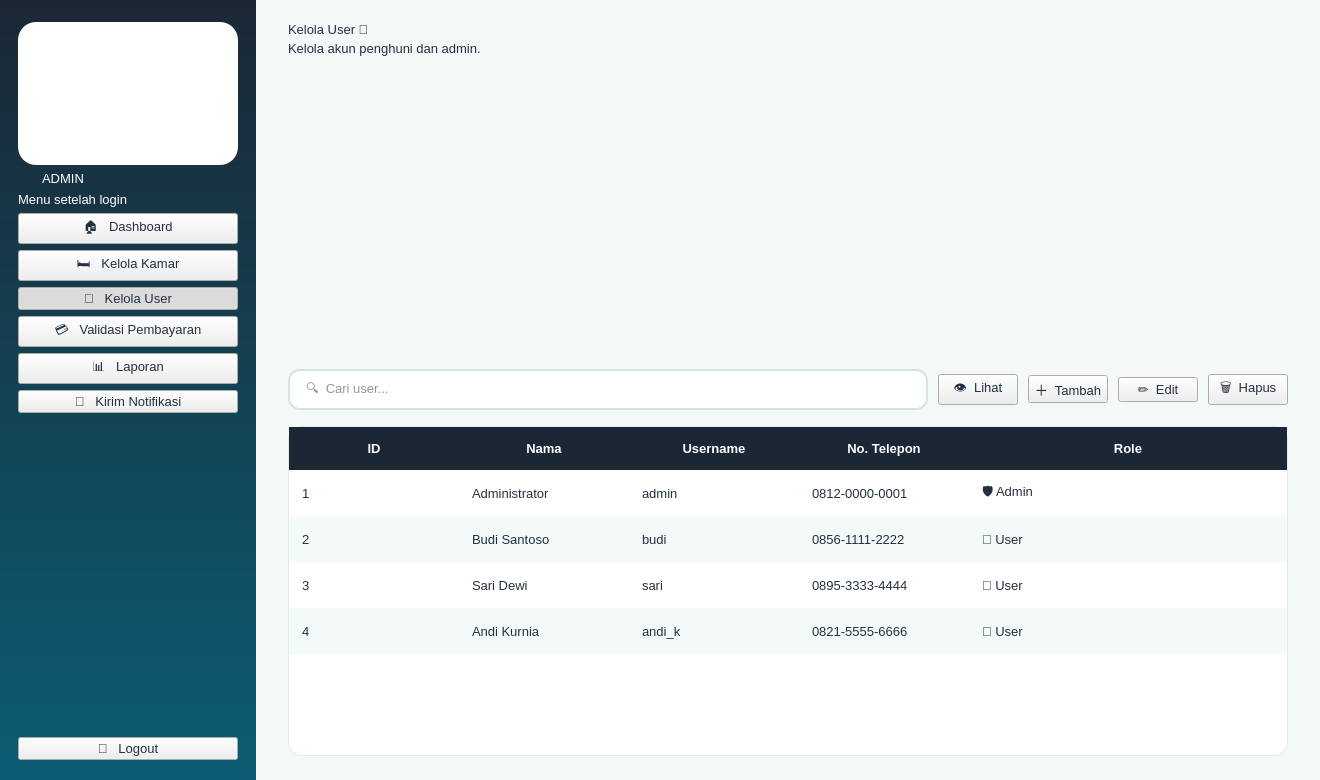
<?xml version="1.0" encoding="UTF-8"?>
<ui version="4.0">
 <class>Win_admin_user</class>
 <widget class="QMainWindow" name="Win_admin_user"><property name="geometry"><rect><x>0</x><y>0</y><width>1320</width><height>780</height></rect></property><property name="minimumSize"><size><width>1180</width><height>700</height></size></property><property name="windowTitle"><string>KOSTAY - Kelola User</string></property><property name="styleSheet"><string notr="true">
* { font-family: 'Segoe UI', 'Inter', sans-serif; font-size: 10pt; color: #243040; }
QMainWindow, QWidget#centralwidget { background: #F4F8F7; }
QLabel { background: transparent; }
QCheckBox { background: transparent; spacing: 8px; }
QScrollArea { background: transparent; border: none; }

QFrame#loginShell { background: #FFFFFF; border-radius: 28px; }
QFrame#brandPanel { background: qlineargradient(x1:0,y1:0,x2:1,y2:1, stop:0 #E9F8F2, stop:1 #CDEFF2); border-top-left-radius: 28px; border-bottom-left-radius: 28px; }
QWidget#centralwidgetLogin { background: qlineargradient(x1:0,y1:0,x2:1,y2:1, stop:0 #1B2735, stop:0.55 #0B5D73, stop:1 #12A87B); }

QFrame#sidebarUser, QFrame#sidebarAdmin { background: qlineargradient(x1:0,y1:0,x2:0,y2:1, stop:0 #1B2735, stop:1 #0B5D73); }
QFrame#sidebarUser QLabel, QFrame#sidebarAdmin QLabel { color: #FFFFFF; }
QFrame#logoCard { background: #FFFFFF; border-radius: 18px; }
QLabel[role="roleBadge"] { background: #F7A823; color: #1B2735; border-radius: 10px; padding: 4px 12px; font-weight: 800; letter-spacing: 2px; }
QFrame#sidebarUser QLabel[role="roleBadge"], QFrame#sidebarAdmin QLabel[role="roleBadge"] { color: #1B2735; }
QLabel[role="menuHint"] { color: #9FC3CB; font-size: 9pt; }
QPushButton[nav="true"] { color: #CFE3E6; text-align: left; padding: 13px 18px; border: none; border-radius: 12px; font-weight: 600; background: transparent; }
QPushButton[nav="true"]:hover { background: rgba(255,255,255,0.10); color: #FFFFFF; }
QPushButton[nav="true"]:checked { background: qlineargradient(x1:0,y1:0,x2:1,y2:0, stop:0 #12A87B, stop:1 #2DBE7E); color: #FFFFFF; }
QPushButton[nav="logout"] { color: #FFD9A0; text-align: left; padding: 12px 18px; border: 1px solid rgba(247,168,35,0.7); border-radius: 12px; font-weight: 700; background: transparent; }
QPushButton[nav="logout"]:hover { background: #F7A823; color: #1B2735; }

QFrame[card="white"] { background: #FFFFFF; border: 1px solid #E1ECE9; border-radius: 18px; }
QFrame[card="mint"] { background: qlineargradient(x1:0,y1:0,x2:1,y2:1, stop:0 #E3F7EF, stop:1 #D2EEF3); border: none; border-radius: 18px; }
QFrame[card="green"] { background: qlineargradient(x1:0,y1:0,x2:1,y2:1, stop:0 #12A87B, stop:1 #2DBE7E); border-radius: 18px; }
QFrame[card="navy"] { background: qlineargradient(x1:0,y1:0,x2:1,y2:1, stop:0 #1B2735, stop:1 #0B5D73); border-radius: 18px; }
QFrame[card="orange"] { background: qlineargradient(x1:0,y1:0,x2:1,y2:1, stop:0 #F7A823, stop:1 #FFC857); border-radius: 18px; }
QFrame[card="teal"] { background: qlineargradient(x1:0,y1:0,x2:1,y2:1, stop:0 #0B5D73, stop:1 #12A87B); border-radius: 18px; }
QFrame[card="green"] QLabel, QFrame[card="navy"] QLabel, QFrame[card="teal"] QLabel { color: #FFFFFF; }
QFrame[card="orange"] QLabel { color: #1B2735; }

QLabel[role="title"] { font-size: 22pt; font-weight: 800; color: #1B2735; }
QLabel[role="subtitle"] { font-size: 10.5pt; color: #6B7B8C; }
QLabel[role="section"] { font-size: 13pt; font-weight: 700; color: #1B2735; }
QLabel[role="statlabel"] { font-size: 10pt; font-weight: 600; }
QLabel[role="statvalue"] { font-size: 22pt; font-weight: 800; }
QLabel[role="statsub"] { font-size: 9pt; }
QLabel[role="price"] { font-size: 14pt; font-weight: 800; color: #12A87B; }
QLabel[role="roomname"] { font-size: 12pt; font-weight: 700; color: #1B2735; }
QLabel[role="muted"] { color: #6B7B8C; }
QLabel[role="fieldlabel"] { font-weight: 600; color: #1B2735; }
QLabel[role="emoji"] { font-size: 40pt; }
QLabel[role="chip_mint"] { background: #DFF5EC; color: #0B6B55; border-radius: 12px; padding: 6px 12px; font-weight: 600; }
QLabel[role="chip_green"] { background: #12A87B; color: #FFFFFF; border-radius: 12px; padding: 5px 12px; font-weight: 700; }
QLabel[role="chip_orange"] { background: #FFF0D2; color: #A8680A; border-radius: 12px; padding: 5px 12px; font-weight: 700; }
QLabel[role="chip_navy"] { background: #E4EAF0; color: #1B2735; border-radius: 12px; padding: 5px 12px; font-weight: 700; }
QFrame[card="roomimg"] { background: qlineargradient(x1:0,y1:0,x2:1,y2:1, stop:0 #D9F3EA, stop:1 #BFE6EE); border-radius: 14px; border: none; }
QFrame[card="roomimg"] QLabel { color: #0B5D73; }

QPushButton[variant="primary"] { background: qlineargradient(x1:0,y1:0,x2:1,y2:0, stop:0 #0B5D73, stop:1 #12A87B); color: #FFFFFF; border: none; border-radius: 12px; padding: 11px 22px; font-weight: 700; }
QPushButton[variant="primary"]:hover { background: qlineargradient(x1:0,y1:0,x2:1,y2:0, stop:0 #0E7390, stop:1 #1FC490); }
QPushButton[variant="accent"] { background: #F7A823; color: #1B2735; border: none; border-radius: 12px; padding: 11px 22px; font-weight: 700; }
QPushButton[variant="accent"]:hover { background: #FFB93F; }
QPushButton[variant="danger"] { background: #FDECEC; color: #D64545; border: 1px solid #F5BCBC; border-radius: 12px; padding: 11px 22px; font-weight: 700; }
QPushButton[variant="danger"]:hover { background: #D64545; color: #FFFFFF; }
QPushButton[variant="ghost"] { background: transparent; color: #0B5D73; border: 1.5px solid #0B5D73; border-radius: 12px; padding: 10px 22px; font-weight: 700; }
QPushButton[variant="ghost"]:hover { background: #0B5D73; color: #FFFFFF; }
QPushButton[variant="link"] { background: transparent; color: #12A87B; border: none; font-weight: 700; }
QPushButton[variant="link"]:hover { color: #0B5D73; text-decoration: underline; }

QLineEdit, QComboBox, QSpinBox, QDateEdit, QTextEdit { background: #FFFFFF; border: 1.5px solid #D5E3E0; border-radius: 12px; padding: 10px 14px; selection-background-color: #12A87B; }
QLineEdit:focus, QComboBox:focus, QSpinBox:focus, QDateEdit:focus, QTextEdit:focus { border: 1.5px solid #12A87B; }
QComboBox::drop-down, QDateEdit::drop-down { border: none; width: 28px; }
QCheckBox::indicator { width: 18px; height: 18px; border-radius: 5px; border: 1.5px solid #12A87B; background: #FFFFFF; }
QCheckBox::indicator:checked { background: #12A87B; }

QTableWidget { background: #FFFFFF; border: 1px solid #E1ECE9; border-radius: 14px; gridline-color: transparent; alternate-background-color: #F4FAF8; selection-background-color: #D9F3EA; selection-color: #1B2735; }
QTableWidget::item { padding: 10px; border: none; }
QHeaderView::section { background: #1B2735; color: #FFFFFF; padding: 12px 10px; border: none; font-weight: 700; }
QListWidget { background: #FFFFFF; border: 1px solid #E1ECE9; border-radius: 14px; padding: 8px; }
QListWidget::item { padding: 14px; border-bottom: 1px solid #EEF3F2; border-radius: 10px; }
QListWidget::item:selected { background: #D9F3EA; color: #1B2735; }
QProgressBar { background: rgba(255,255,255,0.25); border: none; border-radius: 6px; }
QProgressBar::chunk { background: #F7A823; border-radius: 6px; }
QFrame[card="white"] QProgressBar { background: #E1ECE9; }
QFrame[card="white"] QProgressBar::chunk { background: #12A87B; }
QScrollBar:vertical { background: transparent; width: 10px; }
QScrollBar::handle:vertical { background: #BFD6D1; border-radius: 5px; min-height: 30px; }
QScrollBar::add-line:vertical, QScrollBar::sub-line:vertical { height: 0; }
</string></property>
<widget class="QWidget" name="centralwidget"><layout class="QHBoxLayout" name="lay481" stretch="0,1"><property name="spacing"><number>0</number></property><property name="leftMargin"><number>0</number></property><property name="topMargin"><number>0</number></property><property name="rightMargin"><number>0</number></property><property name="bottomMargin"><number>0</number></property><item>
<widget class="QFrame" name="sidebarAdmin"><property name="minimumSize"><size><width>256</width><height>0</height></size></property><property name="maximumSize"><size><width>256</width><height>16777215</height></size></property><layout class="QVBoxLayout" name="lay479"><property name="spacing"><number>6</number></property><property name="leftMargin"><number>18</number></property><property name="topMargin"><number>22</number></property><property name="rightMargin"><number>18</number></property><property name="bottomMargin"><number>20</number></property><item>
<widget class="QFrame" name="logoCard"><layout class="QVBoxLayout" name="lay475"><property name="spacing"><number>0</number></property><property name="leftMargin"><number>10</number></property><property name="topMargin"><number>10</number></property><property name="rightMargin"><number>10</number></property><property name="bottomMargin"><number>10</number></property><item>
<widget class="QLabel" name="label474"><property name="pixmap"><pixmap>images/logo.png</pixmap></property><property name="scaledContents"><bool>true</bool></property><property name="minimumSize"><size><width>176</width><height>123</height></size></property><property name="maximumSize"><size><width>176</width><height>123</height></size></property><property name="text"><string></string></property></widget>
</item>
</layout></widget>
</item>
<item>
<widget class="QLabel" name="label476"><property name="text"><string>ADMIN</string></property><property name="role" stdset="0"><string>roleBadge</string></property><property name="alignment"><set>Qt::AlignCenter</set></property><property name="maximumSize"><size><width>90</width><height>16777215</height></size></property></widget>
</item>
<item>
<widget class="QLabel" name="label477"><property name="text"><string>Menu setelah login</string></property><property name="role" stdset="0"><string>menuHint</string></property></widget>
</item>
<item>
<widget class="QPushButton" name="btnAdminDashboard"><property name="text"><string>🏠   Dashboard</string></property><property name="cursor"><cursorShape>PointingHandCursor</cursorShape></property><property name="nav" stdset="0"><string>true</string></property><property name="checkable"><bool>true</bool></property><property name="autoExclusive"><bool>true</bool></property></widget>
</item>
<item>
<widget class="QPushButton" name="btnAdminKamar"><property name="text"><string>🛏️   Kelola Kamar</string></property><property name="cursor"><cursorShape>PointingHandCursor</cursorShape></property><property name="nav" stdset="0"><string>true</string></property><property name="checkable"><bool>true</bool></property><property name="autoExclusive"><bool>true</bool></property></widget>
</item>
<item>
<widget class="QPushButton" name="btnAdminUser"><property name="text"><string>👥   Kelola User</string></property><property name="cursor"><cursorShape>PointingHandCursor</cursorShape></property><property name="nav" stdset="0"><string>true</string></property><property name="checkable"><bool>true</bool></property><property name="autoExclusive"><bool>true</bool></property><property name="checked"><bool>true</bool></property></widget>
</item>
<item>
<widget class="QPushButton" name="btnAdminValidasi"><property name="text"><string>💳   Validasi Pembayaran</string></property><property name="cursor"><cursorShape>PointingHandCursor</cursorShape></property><property name="nav" stdset="0"><string>true</string></property><property name="checkable"><bool>true</bool></property><property name="autoExclusive"><bool>true</bool></property></widget>
</item>
<item>
<widget class="QPushButton" name="btnAdminLaporan"><property name="text"><string>📊   Laporan</string></property><property name="cursor"><cursorShape>PointingHandCursor</cursorShape></property><property name="nav" stdset="0"><string>true</string></property><property name="checkable"><bool>true</bool></property><property name="autoExclusive"><bool>true</bool></property></widget>
</item>
<item>
<widget class="QPushButton" name="btnAdminNotif"><property name="text"><string>🔔   Kirim Notifikasi</string></property><property name="cursor"><cursorShape>PointingHandCursor</cursorShape></property><property name="nav" stdset="0"><string>true</string></property><property name="checkable"><bool>true</bool></property><property name="autoExclusive"><bool>true</bool></property></widget>
</item>
<item><spacer name="sp478"><property name="orientation"><enum>Qt::Vertical</enum></property><property name="sizeHint" stdset="0"><size><width>20</width><height>40</height></size></property></spacer></item>
<item>
<widget class="QPushButton" name="btnAdminLogout"><property name="text"><string>🚪   Logout</string></property><property name="cursor"><cursorShape>PointingHandCursor</cursorShape></property><property name="nav" stdset="0"><string>logout</string></property></widget>
</item>
</layout></widget>
</item>
<item>
<widget class="QWidget" name="content480"><layout class="QVBoxLayout" name="lay473"><property name="spacing"><number>16</number></property><property name="leftMargin"><number>32</number></property><property name="topMargin"><number>22</number></property><property name="rightMargin"><number>32</number></property><property name="bottomMargin"><number>24</number></property><item><layout class="QHBoxLayout" name="lay472"><property name="spacing"><number>12</number></property><property name="leftMargin"><number>0</number></property><property name="topMargin"><number>0</number></property><property name="rightMargin"><number>0</number></property><property name="bottomMargin"><number>0</number></property><item><layout class="QVBoxLayout" name="lay469"><property name="spacing"><number>4</number></property><property name="leftMargin"><number>0</number></property><property name="topMargin"><number>0</number></property><property name="rightMargin"><number>0</number></property><property name="bottomMargin"><number>0</number></property><item>
<widget class="QLabel" name="label466"><property name="text"><string>Kelola User 👥</string></property><property name="role" stdset="0"><string>title</string></property></widget>
</item>
<item>
<widget class="QLabel" name="label467"><property name="text"><string>Kelola akun penghuni dan admin.</string></property><property name="role" stdset="0"><string>subtitle</string></property></widget>
</item>
<item><spacer name="sp468"><property name="orientation"><enum>Qt::Vertical</enum></property><property name="sizeHint" stdset="0"><size><width>20</width><height>4</height></size></property></spacer></item>
</layout></item>
<item><spacer name="sp470"><property name="orientation"><enum>Qt::Horizontal</enum></property><property name="sizeHint" stdset="0"><size><width>20</width><height>20</height></size></property></spacer></item>
<item>
<widget class="QLabel" name="label471"><property name="pixmap"><pixmap>images/mascot_6.png</pixmap></property><property name="scaledContents"><bool>true</bool></property><property name="minimumSize"><size><width>66</width><height>110</height></size></property><property name="maximumSize"><size><width>66</width><height>110</height></size></property><property name="text"><string></string></property></widget>
</item>
</layout></item>
<item><layout class="QHBoxLayout" name="lay465" stretch="1,0,0,0,0"><property name="spacing"><number>10</number></property><property name="leftMargin"><number>0</number></property><property name="topMargin"><number>0</number></property><property name="rightMargin"><number>0</number></property><property name="bottomMargin"><number>0</number></property><item>
<widget class="QLineEdit" name="txtCariUser"><property name="placeholderText"><string>🔍  Cari user...</string></property></widget>
</item>
<item>
<widget class="QPushButton" name="btnLihatUser"><property name="text"><string>👁  Lihat</string></property><property name="cursor"><cursorShape>PointingHandCursor</cursorShape></property><property name="variant" stdset="0"><string>ghost</string></property></widget>
</item>
<item>
<widget class="QPushButton" name="btnTambahUser"><property name="text"><string>＋  Tambah</string></property><property name="cursor"><cursorShape>PointingHandCursor</cursorShape></property><property name="variant" stdset="0"><string>primary</string></property></widget>
</item>
<item>
<widget class="QPushButton" name="btnEditUser"><property name="text"><string>✏️  Edit</string></property><property name="cursor"><cursorShape>PointingHandCursor</cursorShape></property><property name="variant" stdset="0"><string>accent</string></property></widget>
</item>
<item>
<widget class="QPushButton" name="btnHapusUser"><property name="text"><string>🗑  Hapus</string></property><property name="cursor"><cursorShape>PointingHandCursor</cursorShape></property><property name="variant" stdset="0"><string>danger</string></property></widget>
</item>
</layout></item>
<item>
<widget class="QTableWidget" name="tblUser"><property name="alternatingRowColors"><bool>true</bool></property><property name="editTriggers"><set>QAbstractItemView::NoEditTriggers</set></property><property name="selectionBehavior"><enum>QAbstractItemView::SelectRows</enum></property><property name="showGrid"><bool>false</bool></property><attribute name="horizontalHeaderStretchLastSection"><bool>true</bool></attribute><attribute name="horizontalHeaderDefaultSectionSize"><number>170</number></attribute><attribute name="verticalHeaderDefaultSectionSize"><number>46</number></attribute><attribute name="verticalHeaderVisible"><bool>false</bool></attribute><row/><row/><row/><row/><column><property name="text"><string>ID</string></property></column><column><property name="text"><string>Nama</string></property></column><column><property name="text"><string>Username</string></property></column><column><property name="text"><string>No. Telepon</string></property></column><column><property name="text"><string>Role</string></property></column><item row="0" column="0"><property name="text"><string>1</string></property></item>
<item row="0" column="1"><property name="text"><string>Administrator</string></property></item>
<item row="0" column="2"><property name="text"><string>admin</string></property></item>
<item row="0" column="3"><property name="text"><string>0812-0000-0001</string></property></item>
<item row="0" column="4"><property name="text"><string>🛡️ Admin</string></property></item>
<item row="1" column="0"><property name="text"><string>2</string></property></item>
<item row="1" column="1"><property name="text"><string>Budi Santoso</string></property></item>
<item row="1" column="2"><property name="text"><string>budi</string></property></item>
<item row="1" column="3"><property name="text"><string>0856-1111-2222</string></property></item>
<item row="1" column="4"><property name="text"><string>🙋 User</string></property></item>
<item row="2" column="0"><property name="text"><string>3</string></property></item>
<item row="2" column="1"><property name="text"><string>Sari Dewi</string></property></item>
<item row="2" column="2"><property name="text"><string>sari</string></property></item>
<item row="2" column="3"><property name="text"><string>0895-3333-4444</string></property></item>
<item row="2" column="4"><property name="text"><string>🙋 User</string></property></item>
<item row="3" column="0"><property name="text"><string>4</string></property></item>
<item row="3" column="1"><property name="text"><string>Andi Kurnia</string></property></item>
<item row="3" column="2"><property name="text"><string>andi_k</string></property></item>
<item row="3" column="3"><property name="text"><string>0821-5555-6666</string></property></item>
<item row="3" column="4"><property name="text"><string>🙋 User</string></property></item>
</widget>
</item>
</layout></widget>
</item>
</layout></widget>
</widget>
 <resources/>
 <connections/>
</ui>
